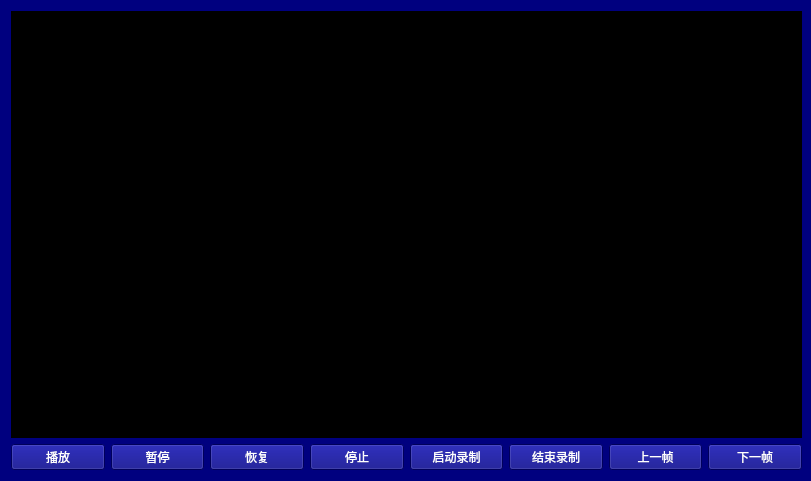
<?xml version="1.0" encoding="UTF-8"?>
<ui version="4.0">
 <class>Form</class>
 <widget class="QWidget" name="Form">
  <property name="geometry">
   <rect>
    <x>0</x>
    <y>0</y>
    <width>811</width>
    <height>481</height>
   </rect>
  </property>
  <property name="windowTitle">
   <string>Form</string>
  </property>
  <property name="styleSheet">
   <string notr="true">background-color: rgb(0, 0, 127);
color: rgb(255, 255, 255);
font: 18pt &quot;Agency FB&quot;;</string>
  </property>
  <layout class="QVBoxLayout" name="verticalLayout_2" stretch="2,0">
   <property name="rightMargin">
    <number>9</number>
   </property>
   <item>
    <layout class="QVBoxLayout" name="verticalLayout">
     <item>
      <widget class="VideoPlayer" name="widget_video" native="true">
       <property name="styleSheet">
        <string notr="true">background-color: rgb(0, 0, 0);</string>
       </property>
      </widget>
     </item>
    </layout>
   </item>
   <item>
    <layout class="QHBoxLayout" name="horizontalLayout">
     <item>
      <widget class="QPushButton" name="pushButton">
       <property name="text">
        <string>播放</string>
       </property>
      </widget>
     </item>
     <item>
      <widget class="QPushButton" name="pushButton_2">
       <property name="text">
        <string>暂停</string>
       </property>
      </widget>
     </item>
     <item>
      <widget class="QPushButton" name="pushButton_9">
       <property name="text">
        <string>恢复</string>
       </property>
      </widget>
     </item>
     <item>
      <widget class="QPushButton" name="pushButton_8">
       <property name="text">
        <string>停止</string>
       </property>
      </widget>
     </item>
     <item>
      <widget class="QPushButton" name="pushButton_3">
       <property name="text">
        <string>启动录制</string>
       </property>
      </widget>
     </item>
     <item>
      <widget class="QPushButton" name="pushButton_4">
       <property name="text">
        <string>结束录制</string>
       </property>
      </widget>
     </item>
     <item>
      <widget class="QPushButton" name="pushButton_5">
       <property name="text">
        <string>上一帧</string>
       </property>
      </widget>
     </item>
     <item>
      <widget class="QPushButton" name="pushButton_6">
       <property name="text">
        <string>下一帧</string>
       </property>
      </widget>
     </item>
    </layout>
   </item>
  </layout>
 </widget>
 <customwidgets>
  <customwidget>
   <class>VideoPlayer</class>
   <extends>QWidget</extends>
   <header>videoplayer.h</header>
   <container>1</container>
  </customwidget>
 </customwidgets>
 <resources/>
 <connections/>
</ui>
